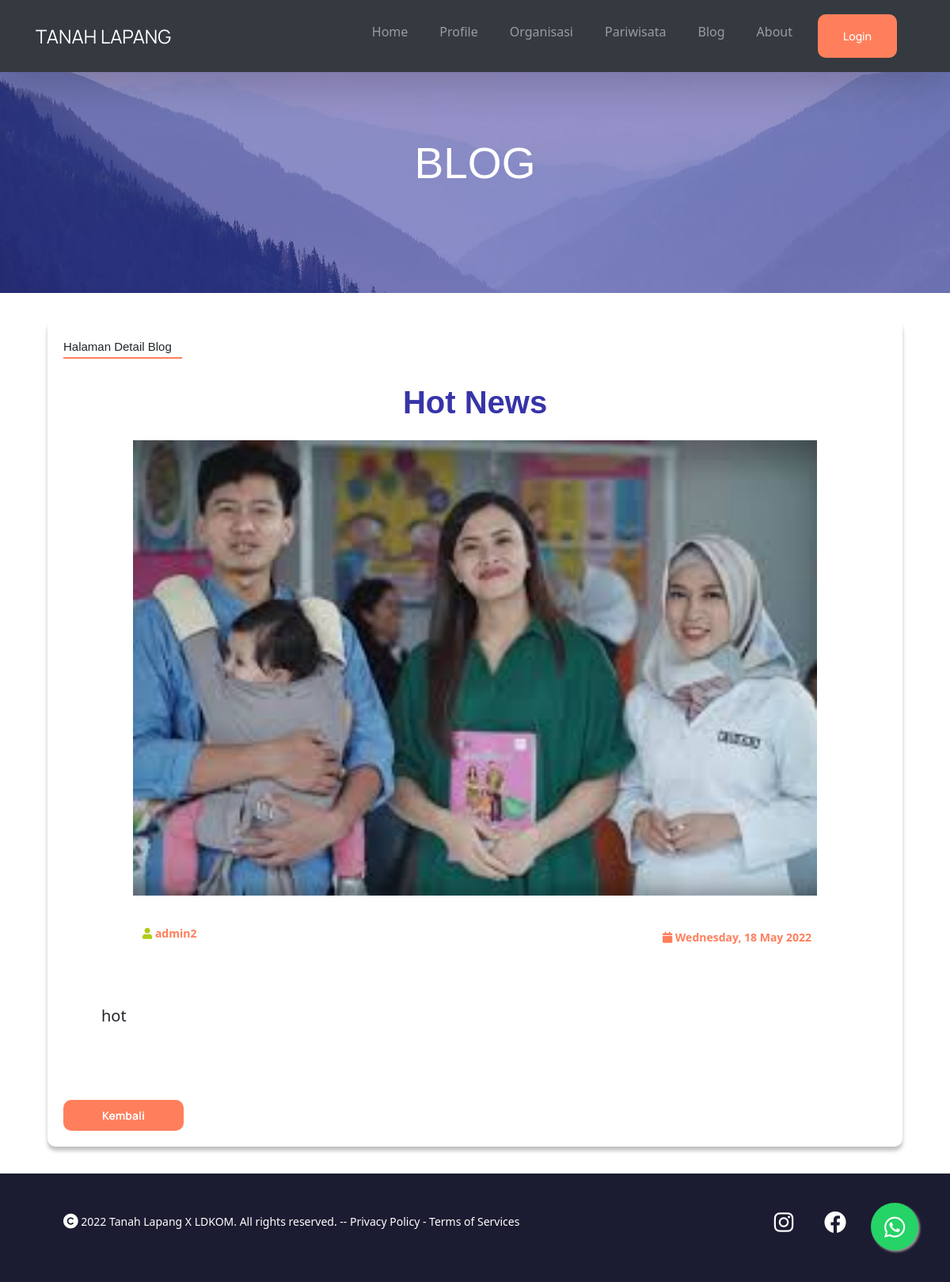
The app's page /detail_blog.php?id=1 with its own data.
### tables this page shows
CREATE TABLE `blog` (
  `id` int(11) NOT NULL,
  `judul` varchar(1000) NOT NULL,
  `tanggal` date NOT NULL,
  `author` varchar(1000) NOT NULL,
  `isi` text NOT NULL,
  `foto` varchar(1000) DEFAULT NULL
);

### detail_blog.php (the view, shortened to what this page needs)
<?php
    include "connect.php";
    echo $id_blog = $_GET['id'];
    $sql = "SELECT * FROM blog WHERE id = $id_blog";
    $blog = $conn->query($sql);
    while($data = $blog -> fetch_assoc()){
      $judul = $data['judul'];
      $tanggal = $data['tanggal'];
      $author = $data['author'];
      $isi =  $data['isi'];
      $foto = $data['foto'];
      $isi2= nl2br($isi);
    }
?>
<!DOCTYPE html>
  <?php include("navbar.php"); ?>
    <div class="bgimg container-fluid banner">
      <div class="container text-center">
        <h1 style="font-size: 55px; padding-bottom:30px; padding-top: 20px;">BLOG</h1>
      </div>
    </div>
  <div class="konten">
    <div class="card-body">
        <div class=" title ps-0"style="border-bottom: 2px solid #ff7f5c;width: 150px;font-size: 15px;">Halaman Detail Blog
        </div><br>
          <h1 class="col title text-center" style="font-weight: 700;color: #3734a9;"> <?php echo $judul?></h1>
            <img src="assets/img/blog/<?php echo $foto?>" style="width: 85%; height: 100%; padding: 10px;" class="d-block mx-auto row"><br>
            <div class="row">
              <div class="col-6">
                <p class="float-start" style="font-weight: 700; margin-left: 100px;"><i class="fa fa-user"></i>&nbsp;<?php echo $author?></p>
              </div>
              <div class="col-6">
                <p class="float-end" style="font-weight: 700;padding: 5px;margin-right: 90px;"><i class="fa fa-calendar"></i>&nbsp;<?php echo date('l, d F Y', strtotime($tanggal))?></p>
              </div>
            </div>
          <div class="paragraf row p-5">
            <div class="col">
              <p style="text-align: justify; ">
              <?php echo $isi2?>
            </p>
          </div>
      </div>
        <div class="my-4">
          <a style="background-color: #ff7f5c; color: #fff; font-size: 14px; font-weight: bold; border-radius: 10px; float:left" href="blog.php" class="btn px-5 py-2 float-start" role="button">Kembali</a>
        </div>
    </div>
      </div>
</body>
</html>

### css/UIstyle.css (style rules this page uses)
body { background-color: #FAFBFF; }
.banner { padding-top: 10%; padding-bottom: 7%; color: #fff; }
.btn { font-family: Arial, "Helvetica Neue", Helvetica, sans-serif; font-size: 16pxs; background: #FF7F5C; border-radius: 47px; border-width: 10px; color: #ffffff; }
.konten { width: 90%; height: auto; background-color: #FFFFFF; box-shadow: 0px 5px 5px rgba(0, 0, 0, 0.25); border-radius: 10px; display: flex; margin: 34px auto 34px auto; position: relative; justify-content: space-evenly; align-items: center; }
.paragraf { padding: 26px 90px ; font-size: 20px; font-style: normal; }
.foo { background-color: #1B1C31; color: #FFFFFF; display: flex; justify-content: space-between; }
.copyright { padding-left: 80px; }
.kontak { padding-right: 64px; }
.kontak a { padding-left: 35px; color: #ffffff; }

### css/style.css (style rules this page uses)
body { font-family: 'Manrope', sans-serif; }
.btn { background: #3734A9; border-radius: 7px; color: white; padding: 25px ; text-align: center; text-decoration: none; font-size: 14px; font-weight: 500; font-family: 'Manrope', sans-serif; }
.fa-user { size: 10px; color: #B1CA16; }

### detail_blog.php (style rules this page uses)
p,a { font-family: 'Segoe UI',Roboto,'Helvetica Neue',Arial,'Noto Sans','Liberation Sans',sans-serif,'Apple Color Emoji','Segoe UI Emoji','Segoe UI Symbol','Noto Color Emoji'; }
.float-start, .float-end { color: #ff7f5c; }

### navbar.php (style rules this page uses)
.bgimg { background-image: url('assets/img/bg2.JPG'); }

### records on screen
blog: judul "Hot News", foto (picture), author "admin2", tanggal "Wednesday, 18 May 2022", isi "hot"
